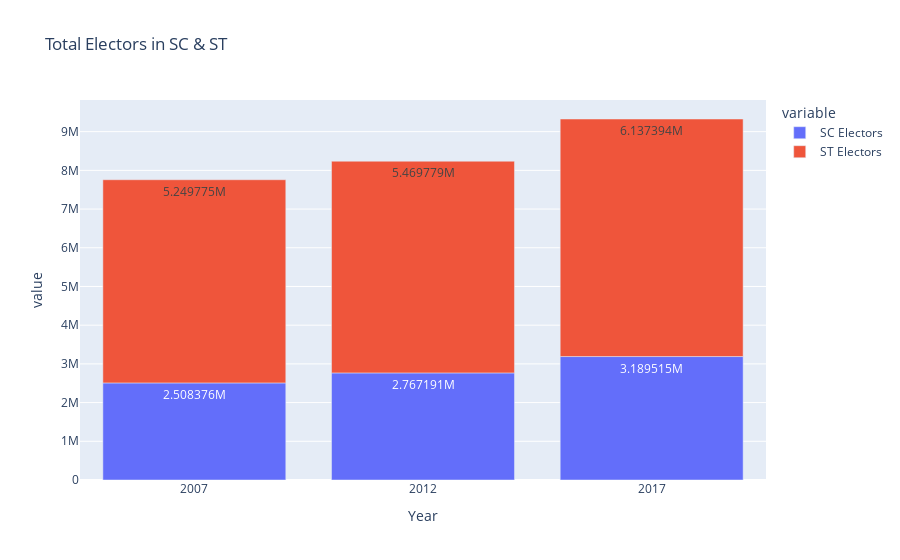

This figure's notebook cell:
### Code cell
px.bar(x='Year', y=['SC Electors','ST Electors'], data_frame=df_cat_electors,  title="Total Electors in SC & ST", text_auto=True)

### Figure 1 — Plotly figure (JSON) as saved in the notebook; plotly's stock layout.template omitted (floating-point values rounded to 4 significant figures)
{"data": [{"alignmentgroup": "True", "hovertemplate": "variable=SC Electors<br>Year=%{x}<br>value=%{y}<extra></extra>", "legendgroup": "SC Electors", "marker": {"color": "#636efa", "pattern": {"shape": ""}}, "name": "SC Electors", "offsetgroup": "SC Electors", "orientation": "v", "showlegend": true, "textposition": "auto", "texttemplate": "%{y}", "type": "bar", "x": ["2007", "2012", "2017"], "xaxis": "x", "y": [2508376, 2767191, 3189515], "yaxis": "y"}, {"alignmentgroup": "True", "hovertemplate": "variable=ST Electors<br>Year=%{x}<br>value=%{y}<extra></extra>", "legendgroup": "ST Electors", "marker": {"color": "#EF553B", "pattern": {"shape": ""}}, "name": "ST Electors", "offsetgroup": "ST Electors", "orientation": "v", "showlegend": true, "textposition": "auto", "texttemplate": "%{y}", "type": "bar", "x": ["2007", "2012", "2017"], "xaxis": "x", "y": [5249775, 5469779, 6137394], "yaxis": "y"}], "layout": {"autosize": true, "barmode": "relative", "legend": {"title": {"text": "variable"}, "tracegroupgap": 0}, "title": {"text": "Total Electors in SC & ST"}, "xaxis": {"anchor": "y", "autorange": true, "domain": [0, 1], "range": [-0.5, 2.5], "title": {"text": "Year"}, "type": "category"}, "yaxis": {"anchor": "x", "autorange": true, "domain": [0, 1], "range": [0, 9818000.0], "title": {"text": "value"}, "type": "linear"}}}
